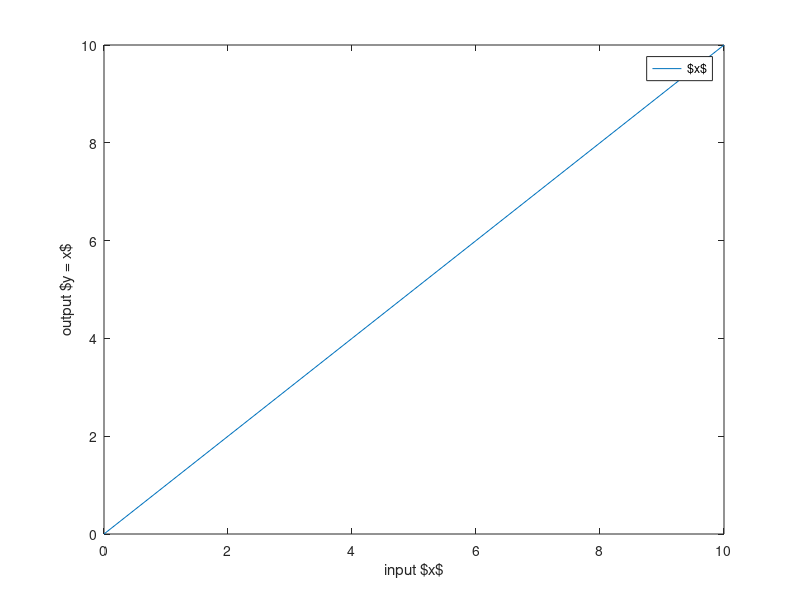
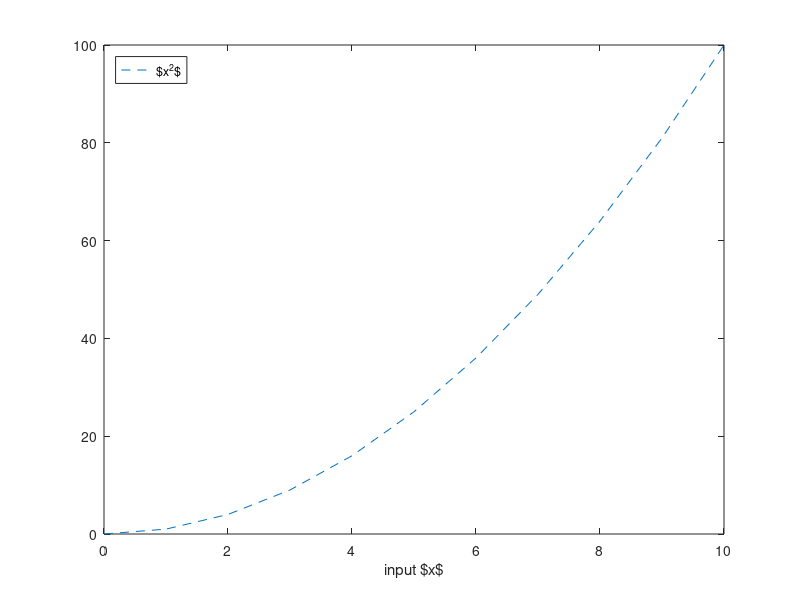
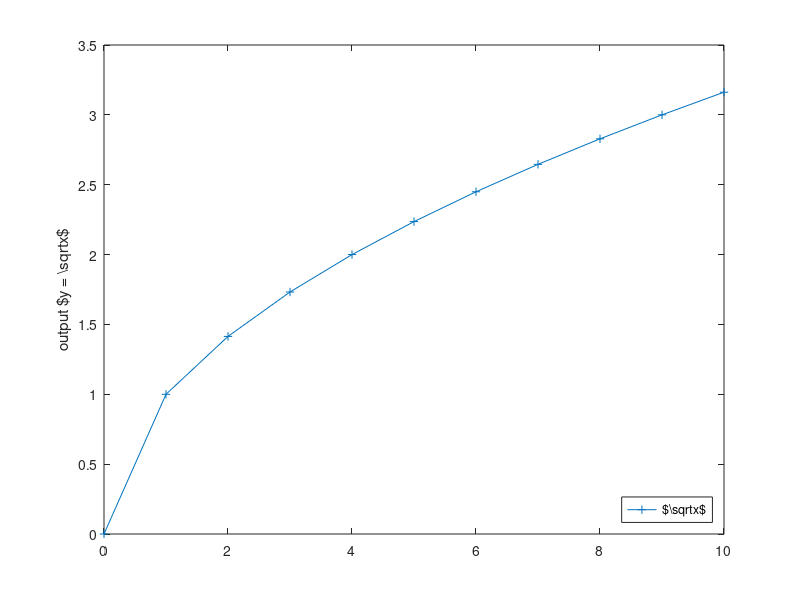
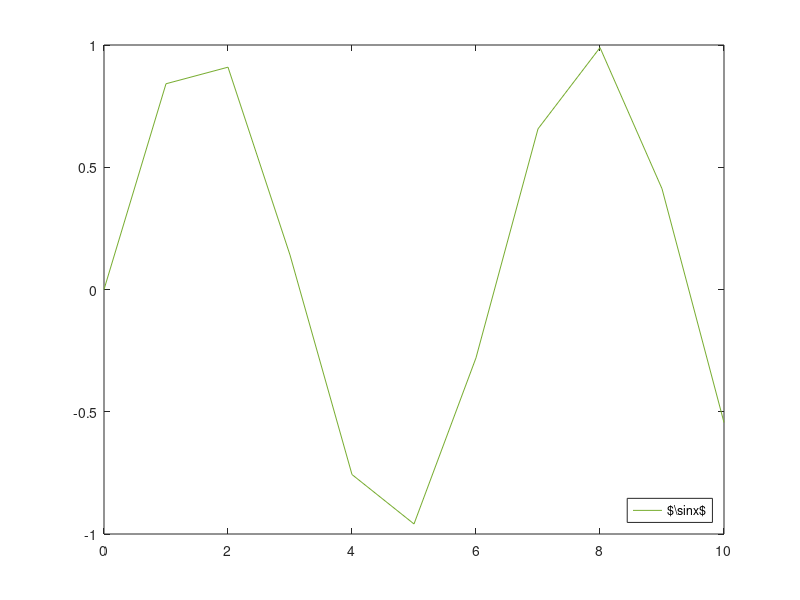

Recreate these plots in MATLAB, in order. (Note: this script raises an error after producing the figures.)
%% Prepare some figures.
clear
close all

% To hide warnings on latex rendering
warning('off', 'MATLAB:handle_graphics:exceptions:SceneNode');
% warning('on')

x = 0:10;
y = [x; x.^2; sqrt(x); sin(x)];

figure('Name', 'liner');
plot(x, y(1,:));
xlabel('input $x$');
ylabel('output $y = x$');
legend('$x$');

figure('Name', 'quadratic');
plot(x, y(2,:),"LineStyle","--");
xlabel('input $x$');
% ylabel('output $y = x^2$');
legend('$x^2$', 'Location', 'northwest');

figure('Name', 'square root');
plot(x, y(3,:),"Marker","+");
% xlabel('input $x$');
ylabel('output $y = \sqrt{x}$');
legend('$\sqrt{x}$', 'Location', 'southeast');

figure('Name', 'sine curve');
plot(x, y(4,:), "Color", "#77AC30");
legend('$\sin{x}$', 'Location', 'southeast');

figure('Name', '2 lines');
plot(x, y(3:4,:));
legend('$\sqrt{x}$', '$\sin{x}$', 'Location', 'northwest');

figure('Name', '3 lines');
plot(x, y(1:3,:));

% figure('Name', '4 lines');
figure;
plot(x, y([1, 3, 4],:));
xlabel('input $x$');
ylabel('outputs');
legend('$x$', '$\sqrt{x}$', '$\sin{x}$', 'Location', 'northwest');

%% Examples
% Prepare options.
figs = [figure(1), figure(3), figure(5)];
params.LineWidth = 5;
params.MarkerSize = 30;

% Execute samples
resizeAndArrangeFigures()
% resizeAndArrangeFigures(FigureList=figs)
% resizeAndArrangeFigures(Division=[4,3])
% resizeAndArrangeFigures(Monitor=2)
% resizeAndArrangeFigures(ExportDir="fig")
% resizeAndArrangeFigures(ExportParams=params)
% resizeAndArrangeFigures(FigureList=figs, Division=[4,3], Monitor=2, ExportDir="fig", ExportParams=params)
